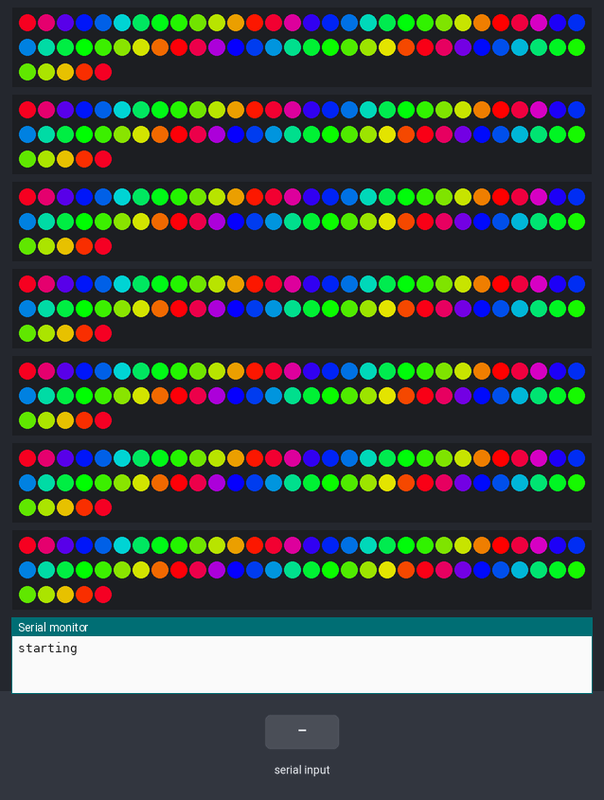
The sketch below on a simulated Arduino Uno, built with avr-gcc and run on an emulated ATmega328P. Shown: 7 × 65 RGB LEDs in strip order, left to right, continuing on the next row, the last lines printed to the serial monitor. Inputs (shaded band) come from the test bench. Colours are those a GRB WS2812 strip shows for the declared byte order.

Above: at 1.2 s.
1.3 s: "1\n" received over Serial
At 1.53 s:
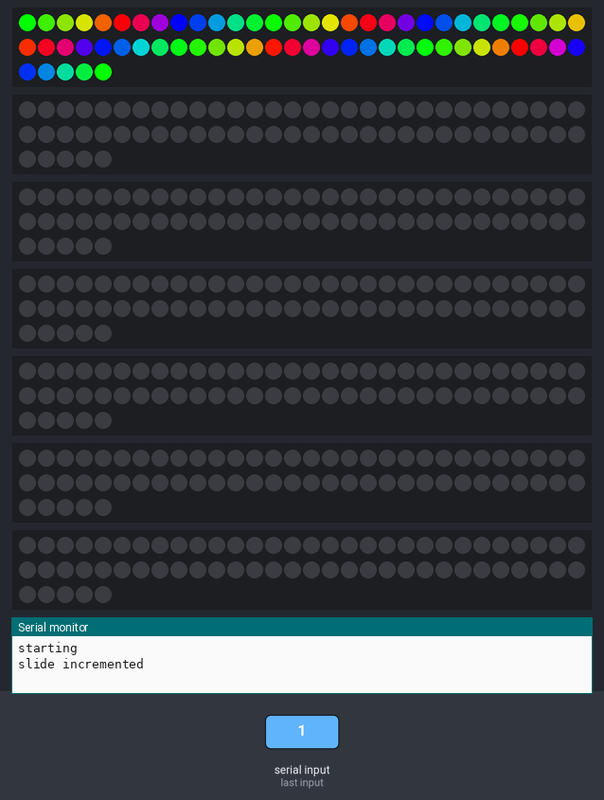
3.8 s: byte 10 (10) received over Serial
At 4.01 s:
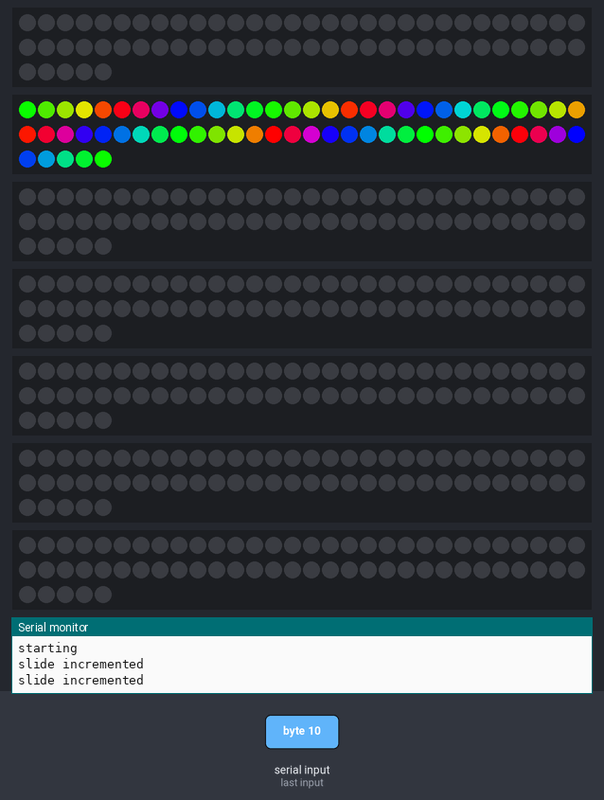
6.2 s: "0\n" received over Serial
At 6.49 s:
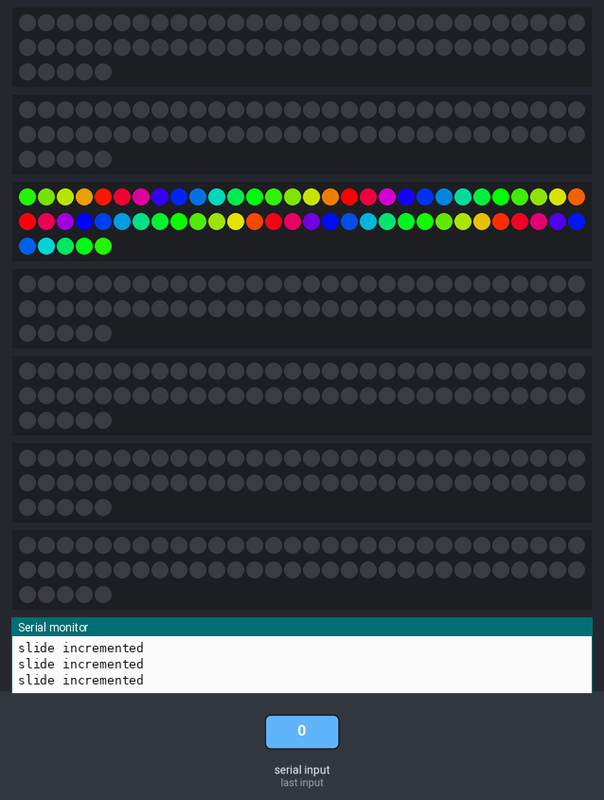
8.7 s: "2\n" received over Serial
At 8.97 s:
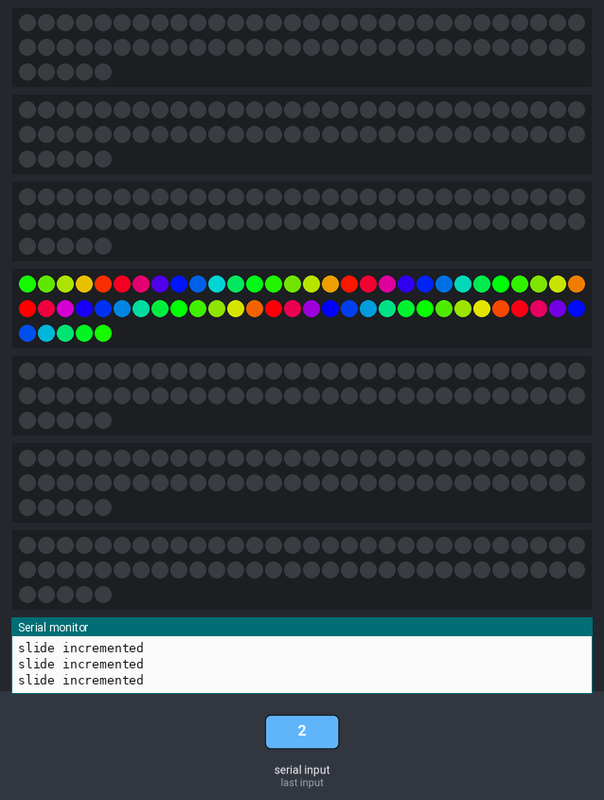
11.2 s: byte 10 (10) received over Serial
At 11.46 s:
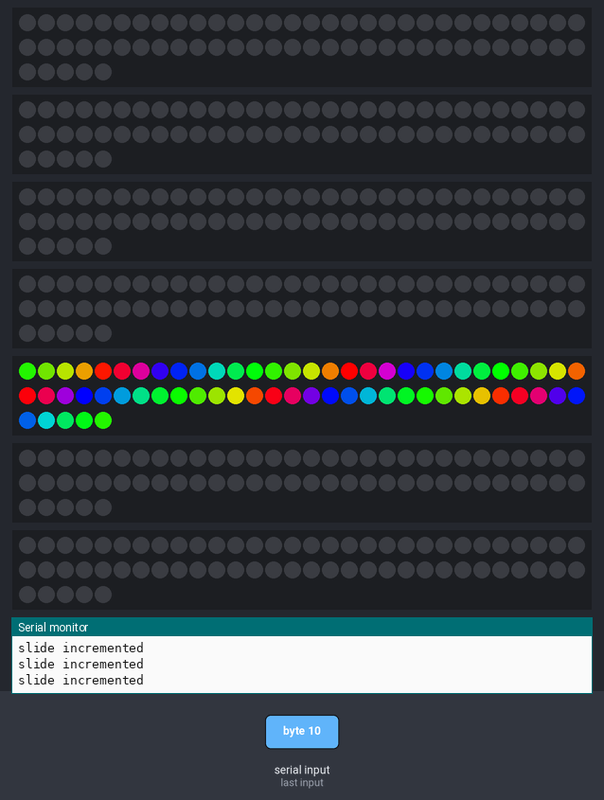
13.7 s: "1\n" received over Serial
At 13.94 s:
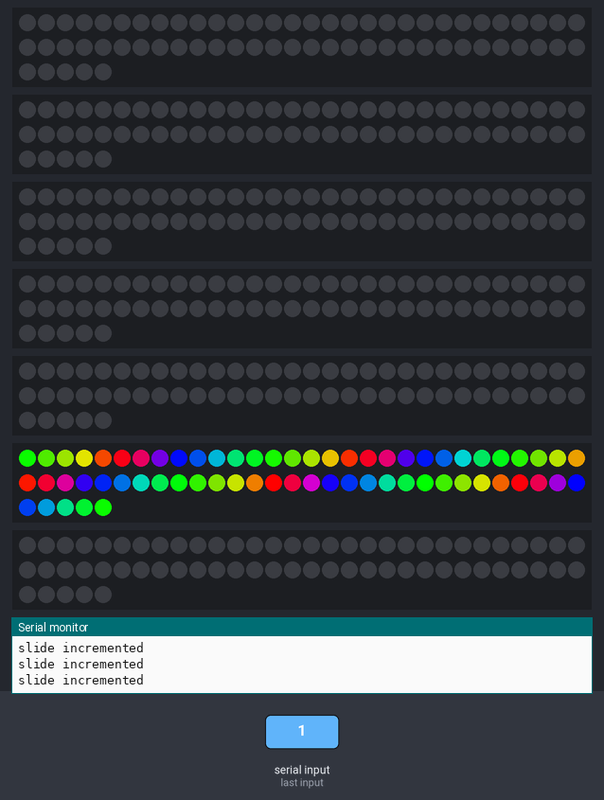
Timing chart, 0 to 16.7 s (numbered marks = the images above; inputs shaded):
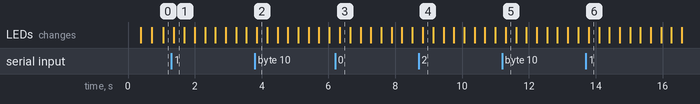

Measured:
- after the input at 1.3 s, the LEDs: change after 0.08 s (image 1)
- after the input at 3.8 s, the LEDs: change after 0.06 s (image 2)
- after the input at 6.2 s, the LEDs: change after 0.14 s (image 3)
- after the input at 8.7 s, the LEDs: change after 0.12 s (image 4)
- after the input at 11.2 s, the LEDs: change after 0.11 s (image 5)
- after the input at 13.7 s, the LEDs: change after 0.09 s (image 6)

The sketch:

intern_poster.ino
```cpp
#include <FastLED.h>

#define NUM_LEDS 65
#define PIN2 2
#define PIN3 3
#define PIN4 4
#define PIN5 5
#define PIN6 6
#define PIN7 7
#define PIN8 8
CRGB leds1[NUM_LEDS];
CRGB leds2[NUM_LEDS];
CRGB leds3[NUM_LEDS];
CRGB leds4[NUM_LEDS];
CRGB leds5[NUM_LEDS];
CRGB leds6[NUM_LEDS];
CRGB leds7[NUM_LEDS];

int input;
int slide;
boolean first;
float hue;

void setup() {
  hue = 0;
  slide = 0;
  first = false;

  Serial.begin(9600);
  Serial.println("starting");
  LEDS.addLeds<WS2812, PIN2, RGB>(leds1, NUM_LEDS);
  LEDS.addLeds<WS2812, PIN3, RGB>(leds2, NUM_LEDS);
  LEDS.addLeds<WS2812, PIN4, RGB>(leds3, NUM_LEDS);
  LEDS.addLeds<WS2812, PIN5, RGB>(leds4, NUM_LEDS);
  LEDS.addLeds<WS2812, PIN6, RGB>(leds5, NUM_LEDS);
  LEDS.addLeds<WS2812, PIN7, RGB>(leds6, NUM_LEDS);
  LEDS.addLeds<WS2812, PIN8, RGB>(leds7, NUM_LEDS);


  LEDS.setBrightness(255);

}

void clearAll() {
  hue = 0;
  for (int i = 0; i < NUM_LEDS; i++) {
    leds1[i] = CHSV(0, 0, 0);
    leds2[i] = CHSV(0, 0, 0);
    leds3[i] = CHSV(0, 0, 0);
    leds4[i] = CHSV(0, 0, 0);
    leds5[i] = CHSV(0, 0, 0);
    leds6[i] = CHSV(0, 0, 0);
    leds7[i] = CHSV(0, 0, 0);
  }
}


void loop() {

  if (Serial.available() > 0) {
    input = Serial.read();
  } else {
    input = 0;
    first = false;
  }

  if (input == 10) {
    slide++;
    first = true;
    Serial.println("slide incremented");
    if (slide > 7) {
      slide = 0;
    }
  }


  //  float toAdd = map(inoise8(noisePos), 0, 255, 2, 10);
  //  noisePos += .03; // how fast the variablaity changes
  //  inc += toAdd; // controls speed, make it randomize between range of 1 to 4
  //  hue = inc;
  //
  //  for (int i = 0; i < NUM_LEDS; i++) {
  //    leds[i] = CHSV(hue, 255, 255);
  ////    leds2[i]=CHSV(150,255,255);
  //    hue += 5; // incremenration of hues in the strip
  //  }

  switch (slide) {
    case 0:
      all();
      break;
    case 1:
      slide1();
      break;
    case 2:
      slide2();
      break;
    case 3:
      slide3();
      break;
    case 4:
      slide4();
      break;
    case 5:
      slide5();
      break;
    case 6:
      slide6();
      break;
    case 7:
      slide7();
      break;
  }

  FastLED.show();
  //  delay(60);
}

void all() {

  for (int i = 0; i < NUM_LEDS; i++) {
    //    leds2[i] = CHSV(0, 0, 0);
    leds1[i] = CHSV((hue + i) * 20, 255, 255);
  }


  for (int i = 0; i < NUM_LEDS; i++) {
    leds1[i] = CHSV((hue + i) * 20, 255, 255);
    leds2[i] = CHSV((hue + i) * 20, 255, 255);
    leds3[i] = CHSV((hue + i) * 20, 255, 255);
    leds4[i] = CHSV((hue + i) * 20, 255, 255);
    leds5[i] = CHSV((hue + i) * 20, 255, 255);
    leds6[i] = CHSV((hue + i) * 20, 255, 255);
    leds7[i] = CHSV((hue + i) * 20, 255, 255);
  }

  hue += .2;


}

void slide1() {
  if (first) {
    clearAll();
  }
  //  for (int i = 0; i < NUM_LEDS; i++) {
  //    leds2[i] = CHSV(0, 0, 0);
  //  }
  //  FastLED.show();


  for (int i = 0; i < NUM_LEDS; i++) {
    //    leds2[i] = CHSV(0, 0, 0);
    leds1[i] = CHSV((hue + i) * 20, 255, 255);
  }
  hue += .2;
  //  FastLED.show();


}
void slide2() {
  if (first) {
    clearAll();
  }

  //  for (int i = 0; i < NUM_LEDS; i++) {
  //    leds1[i] = CHSV(0, 0, 0);
  //  }
  //  FastLED.show();


  for (int i = 0; i < NUM_LEDS; i++) {
    //    leds2[i] = CHSV(0, 0, 0);
    leds2[i] = CHSV((hue + i) * 20, 255, 255);
  }
  hue += .2;
  //  FastLED.show();

}
void slide3() {
  if (first) {
    clearAll();
  }
  //  for (int i = 0; i < NUM_LEDS; i++) {
  //    leds2[i] = CHSV(0, 0, 0);
  //  }
  //  FastLED.show();

  for (int i = 0; i < NUM_LEDS; i++) {
    //    leds2[i] = CHSV(0, 0, 0);
    leds3[i] = CHSV((hue + i) * 20, 255, 255);
  }
  hue += .2;
  //  FastLED.show();

}
void slide4() {
  if (first) {
    clearAll();
  }
  //  for (int i = 0; i < NUM_LEDS; i++) {
  //    leds3[i] = CHSV(0, 0, 0);
  //  }
  //  FastLED.show();

  for (int i = 0; i < NUM_LEDS; i++) {
    //    leds2[i] = CHSV(0, 0, 0);
    leds4[i] = CHSV((hue + i) * 20, 255, 255);
  }
  hue += .2;
  //  FastLED.show();

}
void slide5() {
  if (first) {
    clearAll();
  }
  //
  //  for (int i = 0; i < NUM_LEDS; i++) {
  //    leds4[i] = CHSV(0, 0, 0);
  //  }
  //  FastLED.show();

  for (int i = 0; i < NUM_LEDS; i++) {
    //    leds2[i] = CHSV(0, 0, 0);
    leds5[i] = CHSV((hue + i) * 20, 255, 255);
  }
  hue += .2;
  //  FastLED.show();

}
void slide6() {
  if (first) {
    clearAll();
  }
  //  for (int i = 0; i < NUM_LEDS; i++) {
  //    leds5[i] = CHSV(0, 0, 0);
  //  }
  //  FastLED.show();
  for (int i = 0; i < NUM_LEDS; i++) {
    //    leds2[i] = CHSV(0, 0, 0);
    leds6[i] = CHSV((hue + i) * 20, 255, 255);
  }
  hue += .2;
  //  FastLED.show();

}
void slide7() {
  if (first) {
    clearAll();
  }
  //  for (int i = 0; i < NUM_LEDS; i++) {
  //    leds6[i] = CHSV(0, 0, 0);
  //  }
  //  FastLED.show();

  for (int i = 0; i < NUM_LEDS; i++) {
    //    leds2[i] = CHSV(0, 0, 0);
    leds7[i] = CHSV((hue + i) * 20, 255, 255);
  }
  hue += .2;
  //  FastLED.show();

}
```
